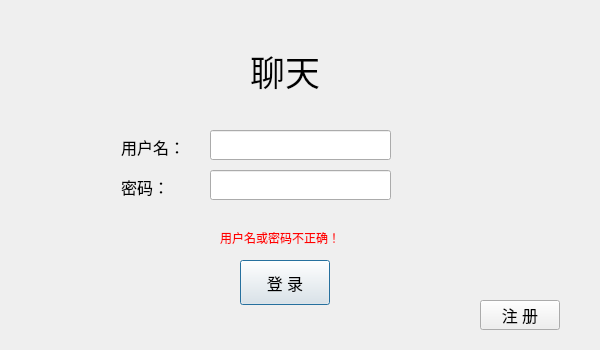
<?xml version="1.0" encoding="UTF-8"?>
<ui version="4.0">
 <class>chatDialog</class>
 <widget class="QDialog" name="chatDialog">
  <property name="geometry">
   <rect>
    <x>0</x>
    <y>0</y>
    <width>600</width>
    <height>350</height>
   </rect>
  </property>
  <property name="windowTitle">
   <string>chatDialog</string>
  </property>
  <widget class="QPushButton" name="pbLogin">
   <property name="geometry">
    <rect>
     <x>240</x>
     <y>260</y>
     <width>90</width>
     <height>45</height>
    </rect>
   </property>
   <property name="font">
    <font>
     <family>楷体</family>
     <pointsize>12</pointsize>
    </font>
   </property>
   <property name="text">
    <string>登 录</string>
   </property>
  </widget>
  <widget class="QLabel" name="lbUserName">
   <property name="geometry">
    <rect>
     <x>121</x>
     <y>137</y>
     <width>80</width>
     <height>20</height>
    </rect>
   </property>
   <property name="font">
    <font>
     <family>楷体</family>
     <pointsize>12</pointsize>
    </font>
   </property>
   <property name="text">
    <string>用户名：</string>
   </property>
  </widget>
  <widget class="QLabel" name="lbUserPass">
   <property name="geometry">
    <rect>
     <x>121</x>
     <y>177</y>
     <width>80</width>
     <height>20</height>
    </rect>
   </property>
   <property name="font">
    <font>
     <family>楷体</family>
     <pointsize>12</pointsize>
    </font>
   </property>
   <property name="text">
    <string>密码：</string>
   </property>
  </widget>
  <widget class="QLineEdit" name="edtUserName">
   <property name="geometry">
    <rect>
     <x>210</x>
     <y>130</y>
     <width>181</width>
     <height>30</height>
    </rect>
   </property>
  </widget>
  <widget class="QLineEdit" name="edtUserPass">
   <property name="geometry">
    <rect>
     <x>210</x>
     <y>170</y>
     <width>181</width>
     <height>30</height>
    </rect>
   </property>
   <property name="echoMode">
    <enum>QLineEdit::Password</enum>
   </property>
  </widget>
  <widget class="QLabel" name="lbTitle">
   <property name="geometry">
    <rect>
     <x>250</x>
     <y>40</y>
     <width>101</width>
     <height>61</height>
    </rect>
   </property>
   <property name="font">
    <font>
     <family>楷体</family>
     <pointsize>26</pointsize>
    </font>
   </property>
   <property name="text">
    <string>聊天</string>
   </property>
  </widget>
  <widget class="QLabel" name="lbWarning">
   <property name="geometry">
    <rect>
     <x>220</x>
     <y>230</y>
     <width>161</width>
     <height>16</height>
    </rect>
   </property>
   <property name="font">
    <font>
     <family>楷体</family>
     <pointsize>9</pointsize>
    </font>
   </property>
   <property name="styleSheet">
    <string notr="true">color:red;</string>
   </property>
   <property name="text">
    <string>用户名或密码不正确！</string>
   </property>
  </widget>
  <widget class="QPushButton" name="pbRegister">
   <property name="geometry">
    <rect>
     <x>480</x>
     <y>300</y>
     <width>80</width>
     <height>30</height>
    </rect>
   </property>
   <property name="font">
    <font>
     <family>楷体</family>
     <pointsize>12</pointsize>
    </font>
   </property>
   <property name="text">
    <string>注 册</string>
   </property>
  </widget>
 </widget>
 <resources/>
 <connections/>
</ui>
